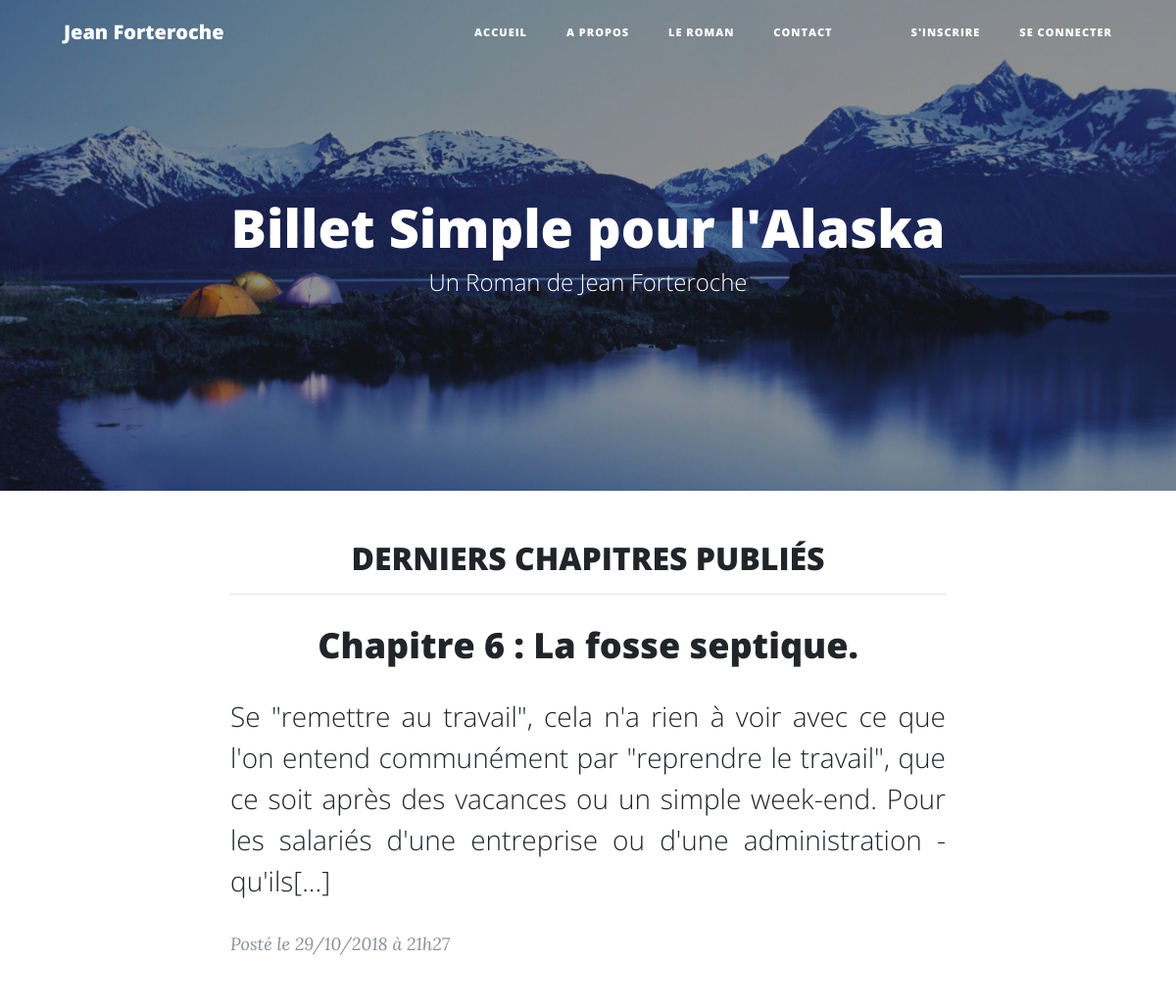
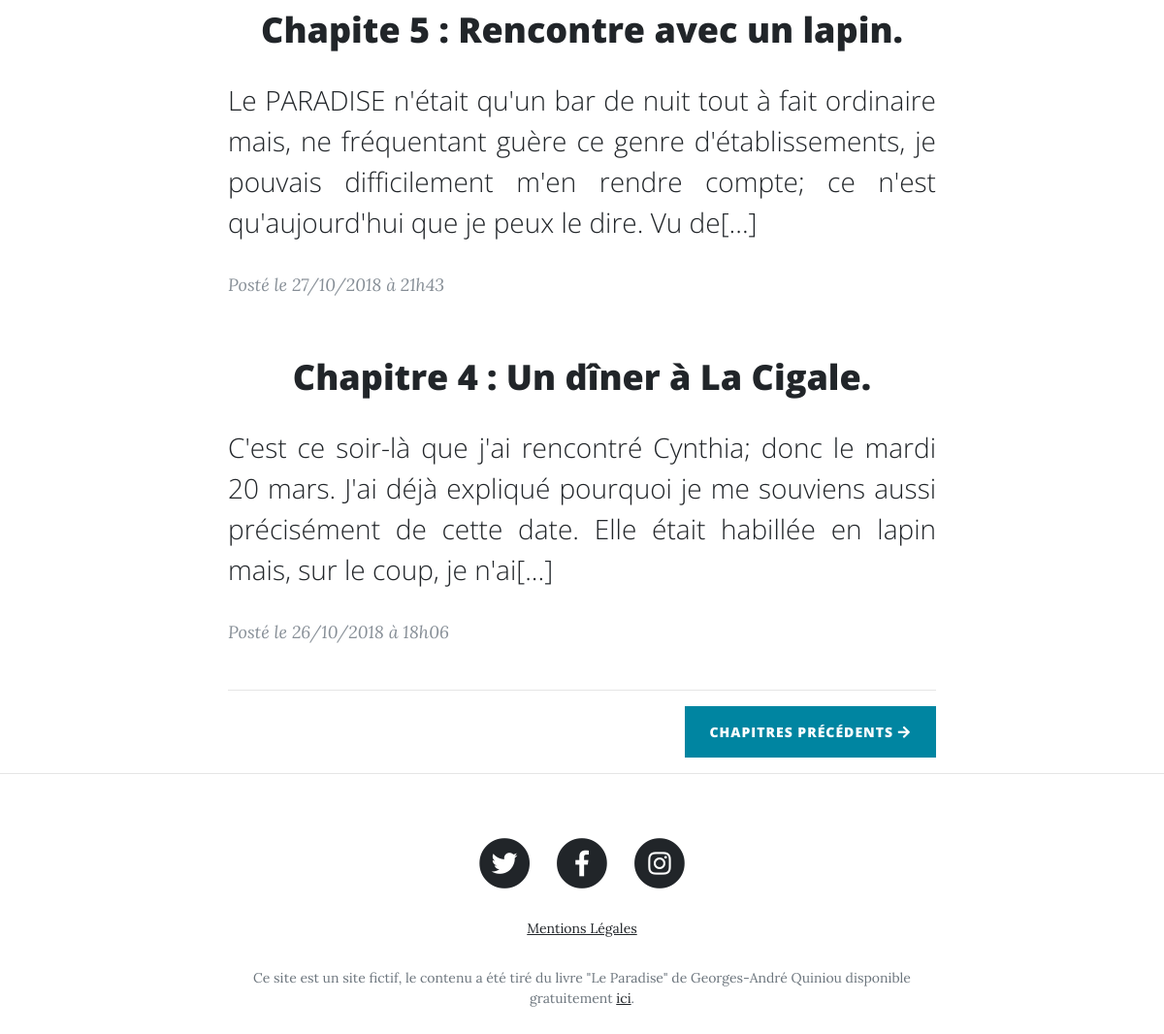
The page / on the database its author committed (2 pictures, top to bottom).
### tables this page shows
CREATE TABLE IF NOT EXISTS `projet3_posts` (
  `id` int(11) NOT NULL AUTO_INCREMENT,
  `title` varchar(255) NOT NULL,
  `content` text NOT NULL,
  `creation_date` datetime NOT NULL DEFAULT CURRENT_TIMESTAMP,
  PRIMARY KEY (`id`)
);

### classes/View.php (called while the page is built, shortened)
<?php
class View
{
    private $template;
    public function  __construct($template = null)
    {
        $this->template = $template;
    }
    public function render($params = array())
    {
        $template = $this->template;
        include (VIEW.$template.'.php');
        include_once (VIEW.'_gabarit.php');
    }
}

### controller/FrontEnd.php (called while the page is built, shortened)
<?php
class FrontEnd
{
    public function showHome($params)
    {
        $PostManager = new PostManager();
        $posts = $PostManager->findHome();
        $myView = new View('home');
        $myView->render(array('posts' => $posts));
    }
}

### index.php (called while the page is built, shortened)
<?php
$request = $_GET['r'];
$routeur = new Routeur($request);
$routeur->renderController();

### model/PostManager.php (called while the page is built, shortened)
<?php
class PostManager
{
    private $bdd;
    public function __construct()
    {
        $this->bdd = new PDO("mysql:host=localhost;dbname=projet3;charset=utf8", "root", "");
    }
    public function findHome()
    {
        $bdd = $this->bdd;
        $query = "SELECT id, title, content, DATE_FORMAT(creation_date, '%d/%m/%Y à %Hh%i') AS creation_date_fr FROM projet3_posts ORDER BY creation_date DESC LIMIT 3";
        $req = $bdd->prepare($query);
        $req->execute();
        while ($row = $req->fetch(PDO::FETCH_ASSOC)) {
            $post = new Post();
            $post->setId($row['id']);
            $post->setTitle($row['title']);
            $post->setContent($row['content']);
            $post->setCreationDate($row['creation_date_fr']);
            $posts[] = $post;
        }
        return $posts;
    }
}

### model/Post.php (called while the page is built, shortened)
<?php
class Post
{
    private $id;
    private $title;
    private $content;
    private $creation_date;
    public function getContentResume()
    {
        $endStr = '[...]';
        $str = mb_substr( $this->getContent(), 0, 300 - strlen( $endStr ) + 1, 'UTF-8');
        return substr( $str, 0, strrpos( $str,' ') ).$endStr;
    }
    public function getId()
    {
        return $this->id;
    }
    public function setId($id)
    {
        $this->id = $id;
    }
    public function getTitle()
    {
        return $this->title;
    }
    public function setTitle($title)
    {
        $this->title = $title;
    }
    public function getContent()
    {
        return $this->content;
    }
    public function setContent($content)
    {
        $this->content = $content;
    }
    public function getCreationDate()
    {
        return $this->creation_date;
    }
    public function setCreationDate($creation_date)
    {
        $this->creation_date = $creation_date;
    }
}

### view/home.php (the view, shortened to what this page needs)
<header class="masthead" style="background-image: url('<?= ASSETS?>img/home-bg.jpg')">
    <div class="overlay"></div>
    <div class="container">
        <div class="row">
            <div class="col-lg-8 col-md-10 mx-auto">
                <div class="site-heading">
                    <h1>Billet Simple pour l'Alaska </h1>
                    <span class="subheading">Un Roman de Jean Forteroche</span>
                </div>
            </div>
        </div>
    </div>
</header>
<div class="container">
    <div class="row">
        <div class="col-lg-8 col-md-10 mx-auto">
            <h2 class="text-center text-uppercase">Derniers Chapitres Publiés</h2>
            <hr>
            <?php foreach ($posts as $post):?>
            <div class="post-preview">
                <a href="<?= HOST?>chapitre/id/<?= $post->getId()?>">
                    <h2 class="post-title text-center">
                        <?= $post->getTitle() ?>
                    </h2>
                    <h3 class="post-subtitle">
                        <?= $post->getContentResume(); ?>
                    </h3>
                </a>
                <div class="post-preview row">
                <p class="col post-meta">Posté le <?= $post->getCreationDate() ?></p>
                </div>
            </div>
            <?php endforeach; ?>
            <hr>
            <div class="clearfix">
                <a class="btn btn-primary float-right" href="<?= HOST?>roman">Chapitres précédents <i class="fas fa-arrow-right"></i></a>
            </div>
        </div>
    </div>
</div>

### assets/css/style.css (style rules this page uses)
header.masthead .page-heading h1, header.masthead .site-heading h1 { font-size: 40px !important; }
@media only screen and (min-width: 768px) { header.masthead .page-heading h1, header.masthead .site-heading h1 { font-size: 54px !important; } }

### rows shown on the page
projet3_posts: title "Chapitre 6 : La fosse septique.", content "Se \"remettre au travail\", cela n'a rien à voir avec ce que l'on entend communément par \"reprendre le travail\", que ce soit après des vacances ou un simple week-end. Pour les salariés d'une entreprise ou d'une administration - qu'ils[...]", CreationDate "29/10/2018 à 21h27"
projet3_posts: title "Chapite 5 : Rencontre avec un lapin.", content "Le PARADISE n'était qu'un bar de nuit tout à fait ordinaire mais, ne fréquentant guère ce genre d'établissements, je pouvais difficilement m'en rendre compte; ce n'est qu'aujourd'hui que je peux le dire. Vu de[...]", CreationDate "27/10/2018 à 21h43"
projet3_posts: title "Chapitre 4 : Un dîner à La Cigale.", content "C'est ce soir-là que j'ai rencontré Cynthia; donc le mardi 20 mars. J'ai déjà expliqué pourquoi je me souviens aussi précisément de cette date. Elle était habillée en lapin mais, sur le coup, je n'ai[...]", CreationDate "26/10/2018 à 18h06"
